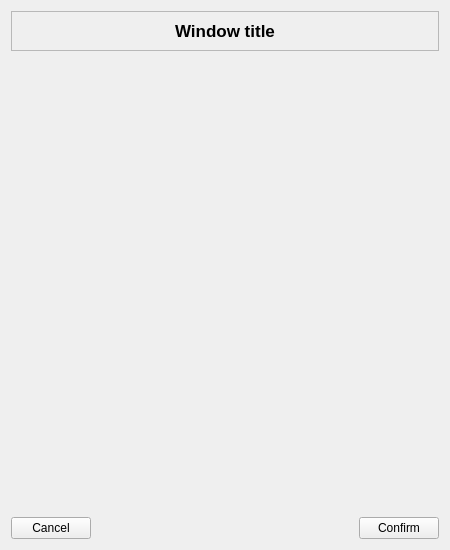
<?xml version="1.0" encoding="UTF-8"?>
<ui version="4.0">
 <class>Form</class>
 <widget class="QWidget" name="Form">
  <property name="windowModality">
   <enum>Qt::WindowModal</enum>
  </property>
  <property name="geometry">
   <rect>
    <x>0</x>
    <y>0</y>
    <width>450</width>
    <height>550</height>
   </rect>
  </property>
  <property name="windowTitle">
   <string>Form</string>
  </property>
  <layout class="QVBoxLayout" name="verticalLayout">
   <item>
    <widget class="QFrame" name="frame_3">
     <property name="frameShape">
      <enum>QFrame::StyledPanel</enum>
     </property>
     <property name="frameShadow">
      <enum>QFrame::Raised</enum>
     </property>
     <layout class="QVBoxLayout" name="verticalLayout_2">
      <item>
       <widget class="QLabel" name="title_label">
        <property name="font">
         <font>
          <pointsize>13</pointsize>
          <weight>75</weight>
          <bold>true</bold>
         </font>
        </property>
        <property name="inputMethodHints">
         <set>Qt::ImhNone</set>
        </property>
        <property name="text">
         <string>Window title</string>
        </property>
        <property name="alignment">
         <set>Qt::AlignCenter</set>
        </property>
       </widget>
      </item>
     </layout>
    </widget>
   </item>
   <item>
    <widget class="QWidget" name="central_widget" native="true">
     <property name="sizePolicy">
      <sizepolicy hsizetype="Expanding" vsizetype="Expanding">
       <horstretch>0</horstretch>
       <verstretch>0</verstretch>
      </sizepolicy>
     </property>
    </widget>
   </item>
   <item>
    <layout class="QHBoxLayout" name="horizontalLayout_2">
     <item>
      <widget class="QPushButton" name="cancel_button">
       <property name="text">
        <string>Cancel</string>
       </property>
      </widget>
     </item>
     <item>
      <spacer name="horizontalSpacer_3">
       <property name="orientation">
        <enum>Qt::Horizontal</enum>
       </property>
       <property name="sizeHint" stdset="0">
        <size>
         <width>40</width>
         <height>20</height>
        </size>
       </property>
      </spacer>
     </item>
     <item>
      <widget class="QPushButton" name="confirm_button">
       <property name="text">
        <string>Confirm</string>
       </property>
      </widget>
     </item>
    </layout>
   </item>
  </layout>
 </widget>
 <resources/>
 <connections/>
</ui>
